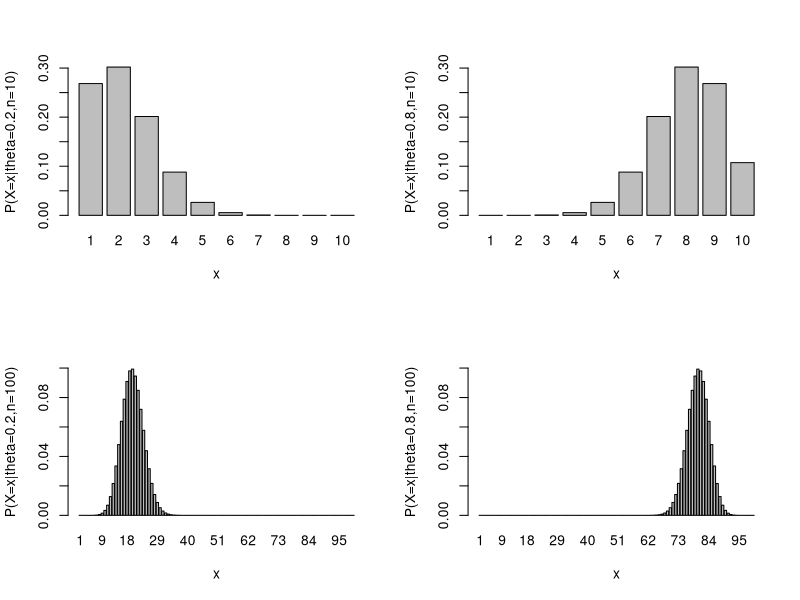

This figure's R source:
# n = 10, 100, p=0.2,0.8それぞれの二項分布を描画

n = c(10, 100)
theta = c(0.2, 0.8)
ylim_ = c(0.30, 0.10)
par(mfrow=c(2,2))
for (i in 1:2) {
  for (j in 1:2) {
      barplot(dbinom(1:n[i], n[i], theta[j]),
            names.arg = 1:n[i],
            xlab='x',
            ylab=sprintf('P(X=x|theta=%g,n=%g)', theta[j], n[i]),
            ylim=c(0, ylim_[i]),
    )
  }
}
